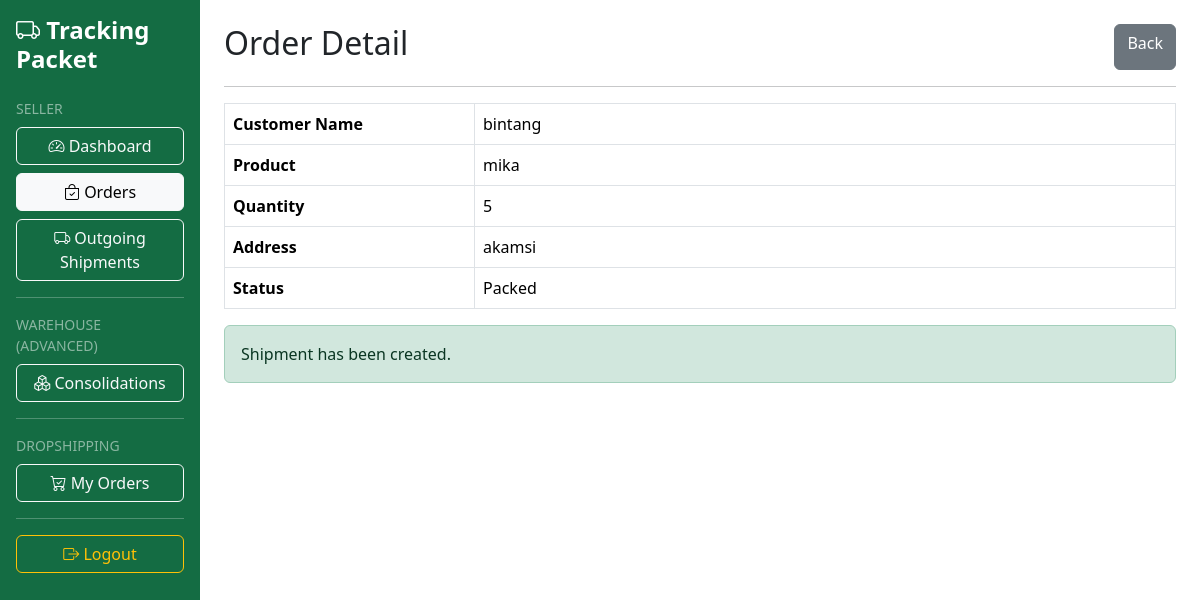
/seller/order/detail.php?id=2 (signed in), run on the app's committed database.
### tables this page shows
CREATE TABLE `orders` (
  `id` int(11) NOT NULL,
  `seller_id` int(11) NOT NULL,
  `customer_name` varchar(100) NOT NULL,
  `customer_email` varchar(100) DEFAULT NULL,
  `product_name` varchar(150) NOT NULL,
  `quantity` int(11) DEFAULT 1,
  `address` text DEFAULT NULL,
  `status` varchar(50) DEFAULT 'Pending',
  `created_at` timestamp NOT NULL DEFAULT current_timestamp(),
  `shipment_created` tinyint(1) DEFAULT 0,
  `consolidated` tinyint(1) DEFAULT 0
);

### seller/order/detail.php (the view, shortened to what this page needs)
<?php
$id = (int) $_GET['id'];
$query = mysqli_query(
    $conn,
    "SELECT *
     FROM orders
     WHERE id='$id'"
);
$order = mysqli_fetch_assoc($query);
include '../../includes/layout-top.php';
?>
<div class="d-flex justify-content-between">
    <h2>Order Detail</h2>
    <a
        href="index.php"
        class="btn btn-secondary">
        Back
    </a>
</div>
<hr>
<table class="table table-bordered">
    <tr>
        <th width="250">
            Customer Name
        </th>
        <td>
            <?= $order['customer_name']; ?>
        </td>
    </tr>
    <tr>
        <th>
            Product
        </th>
        <td>
            <?= $order['product_name']; ?>
        </td>
    </tr>
    <tr>
        <th>
            Quantity
        </th>
        <td>
            <?= $order['quantity']; ?>
        </td>
    </tr>
    <tr>
        <th>
            Address
        </th>
        <td>
            <?= nl2br($order['address']); ?>
        </td>
    </tr>
    <tr>
        <th>
            Status
        </th>
        <td>
            <?= $order['status']; ?>
        </td>
    </tr>
</table>
<?php if(!$order['shipment_created']) : ?>
<form method="POST">
    <button
        type="submit"
        name="process"
        class="btn btn-success">
        Process Order
    </button>
</form>
<?php else : ?>
<div class="alert alert-success">
    Shipment has been created.
</div>
<?php endif; ?>
<?php include '../../includes/layout-bottom.php'; ?>

### assets/css/custom.css (style rules this page uses)
:root { --primary-green:#198754; --primary-green-dark:#146c43; }

### data on the page
orders: customer_name "bintang", product_name "mika", quantity "5", address "akamsi", status "Packed"
